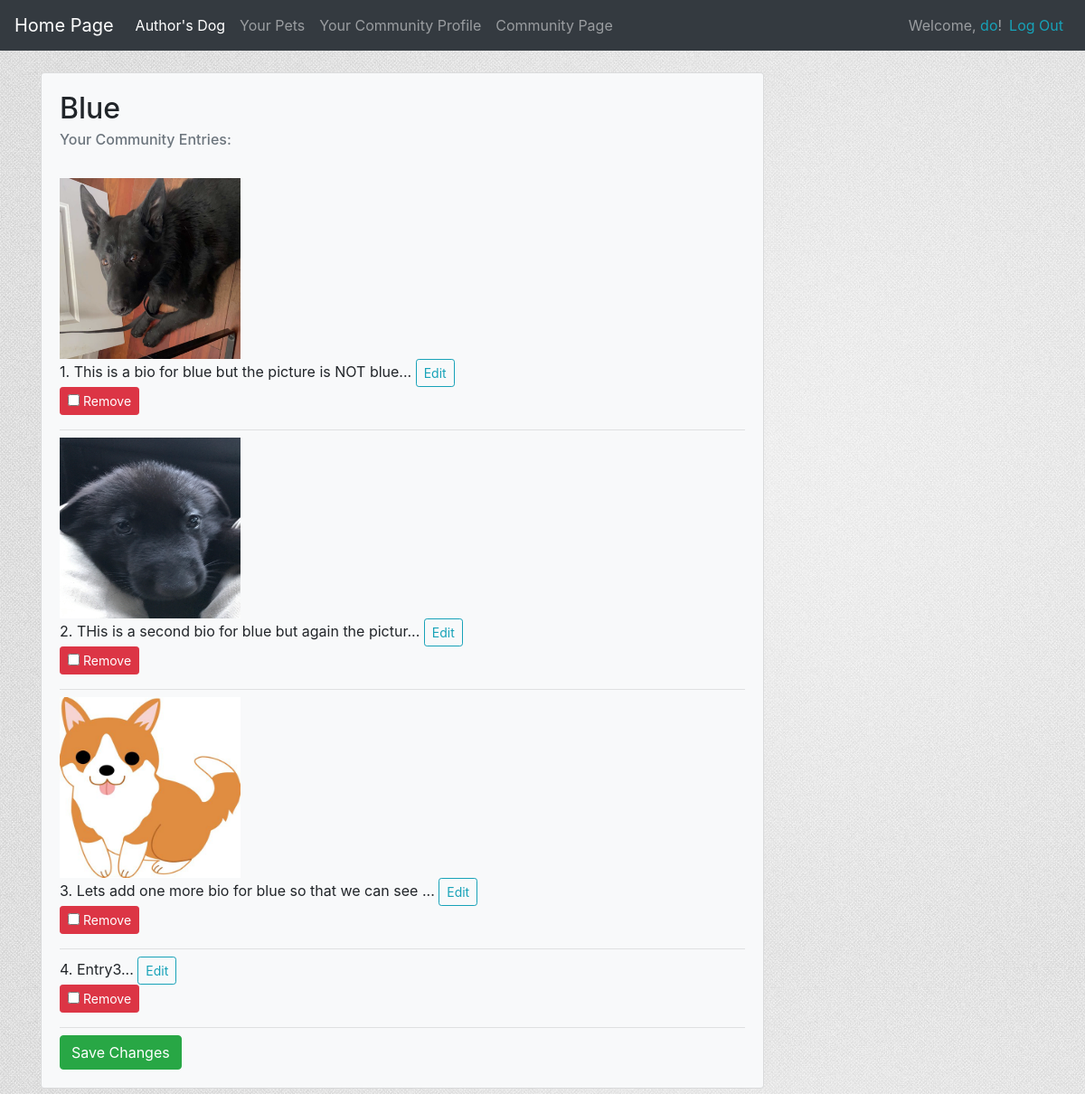
The app's page /community_profile/ (signed in) with its own data.
### test_dog_app/models.py (models this page shows)
class DogName(models.Model):
    owner = models.ForeignKey(User, on_delete=models.CASCADE)
    owner_profile = models.ForeignKey(Profile, on_delete=models.CASCADE, null=False, blank=False)
    name = models.CharField(max_length=70)
    share = models.BooleanField(default=False)
    shared_date = models.DateTimeField(auto_now_add=False, auto_now=False, null=True, blank=False)
    def __str__(self):
        return self.name

class Entry(models.Model):
    dog_name = models.ForeignKey(DogName, on_delete=models.CASCADE, null=False)
    bio_entry = models.TextField()
    dog_photo = models.ImageField(default=None, upload_to='photo_img/', blank=True)
    share = models.BooleanField(default=False)
    date_entry = models.DateTimeField(auto_now_add=True)
    shared_date = models.DateTimeField(auto_now_add=False, auto_now=False, null=True, blank=False)
    def __str__(self):
        return f'{self.bio_entry[:50]}...'

### test_dog_app/views.py (the view, shortened to what this page needs)
# urls.py: path('community_profile/', views.community_profile, name='community_profile'),
@login_required
def community_profile(request):
    dog_name = DogName.objects.filter(owner=request.user.id, share=True).order_by('-shared_date')
    entries = Entry.objects.filter(share=True).order_by('-shared_date')
    all_user_dogs = DogName.objects.filter(owner=request.user.id)
    content= {
        'dog_name': dog_name,
        'entries': entries,
        'all_user_dogs': all_user_dogs
    }
    return render(request, 'community_profile.html', content)

### test_dog_app/templates/community_profile.html (shortened to what this page needs)
{% extends 'base.html' %}
{% block content %}
    <form action="{% url 'test_dog_app:community_profile' %}"
          method="post">
        {% if dog_name %}
            {% if entries %}
                {% for dog in dog_name %}
                    <div class="card bg-light" style="width: 50rem;">
                        <div class="card-body">
                            <h2 class="card-title">
                                {{ dog }}
                            </h2>
                            <h6 class="card-subtitle mb-2 text-muted">
                                Your Community Entries:
                            </h6><br>
                            {% for entry in entries %}
                                {% if entry.dog_name == dog %}
                                    {% if entry.dog_photo %}
                                        <img src="{{ entry.dog_photo.url }}"
                                             style="width: 200px;height: 200px"
                                             alt="Dog-Photo"><br/>
                                    {% endif %}
                                        {{ forloop.counter }}. {{ entry | linebreaksbr }}
                                            <a class="btn btn-outline-info btn-sm"
                                               href="{% url 'test_dog_app:edit_dog_bio' entry.id %}">
                                                Edit
                                            </a><br/>
                                        <label class="btn btn-danger btn-sm">
                                            <input type="checkbox" name="entry" id='entry_id' value="{{ entry.id }}">
                                            Remove
                                        </label>
                                        <hr class="my-2">
                                {% endif %}
                            {% endfor %}
                            <button name="submit" class="btn btn-success">
                                Save Changes
                            </button>
                        </div>
                    </div><br/>
                {% endfor %}
            {% endif %}
        {% endif %}
    </form>
{% endblock content %}

### test_dog_app/templates/base.html (shortened to what this page needs)
{% load static %}
<!DOCTYPE html>
<html lang="en">
    <link rel="stylesheet" href="https://stackpath.bootstrapcdn.com/bootstrap/4.4.1/css/bootstrap.min.css"
>
<head>
</head>
<body>
    <link rel="stylesheet" type="text/css" href="{% static 'test_dog_app/style.css' %}" />
    <nav class="navbar navbar-expand-lg navbar-dark bg-dark mb-4">
        <a class= 'navbar-brand' href="{% url 'test_dog_app:index' %}">Home Page</a>
        <div class="collapse navbar-collapse" id="navbarNavAltMarkup">
            <ul class="navbar-nav mr-auto">
                <li class="nav-item">
                    <a class= 'nav-item nav-link active' href="{% url 'test_dog_app:authors_dog' %}">
                Author's Dog
                    </a>
                </li>
                <li class="nav-item">
                    <a class= 'nav-item nav-link' href="{% url 'test_dog_app:user_entries' %}">Your Pets</a>
                </li>
                <li class="nav-item">
                    <a class= 'nav-item nav-link' href="{% url 'test_dog_app:community_profile' %}">Your Community Profile</a>
                </li>
                <li class="nav-item">
                    <a class= 'nav-item nav-link' href="{% url 'test_dog_app:community_page' %}">Community Page</a>
                </li>
            </ul>
            <ul class="navbar-nav ml-auto">
                {% if user.is_authenticated %}
                    <li class="nav-item">
                         <span class="navbar-text">
                             Welcome, <a class= 'text-info'
                                         href="{% url 'users:user_private_profile' user.id %}"> {{ user }}</a>!
                        </span>
                    </li>
                    <li class="nav-item">
                        <a class= 'nav-link text-info' href="{% url 'users:logout' %}">Log Out</a>
                    </li>
                {% endif %}
            </ul>
        </div>
    </nav>
<main role="main" class="container">
    {% block content %}
    {% endblock content %}
</main>
</body>
</html>

### test_dog_app/static/test_dog_app/style.css (style rules this page uses)
body { background: white url('background_image.jpg'); }

### records on screen
DogName: name "Blue"
Entry: dog_photo (picture), bio_entry "This is a bio for blue but the picture is NOT blue..."
Entry: dog_photo (picture), bio_entry "THis is a second bio for blue but again the pictur..."
Entry: dog_photo (picture), bio_entry "Lets add one more bio for blue so that we can see ..."
Entry: bio_entry "Entry3..."

### other values on screen
{{ user }} "do"
